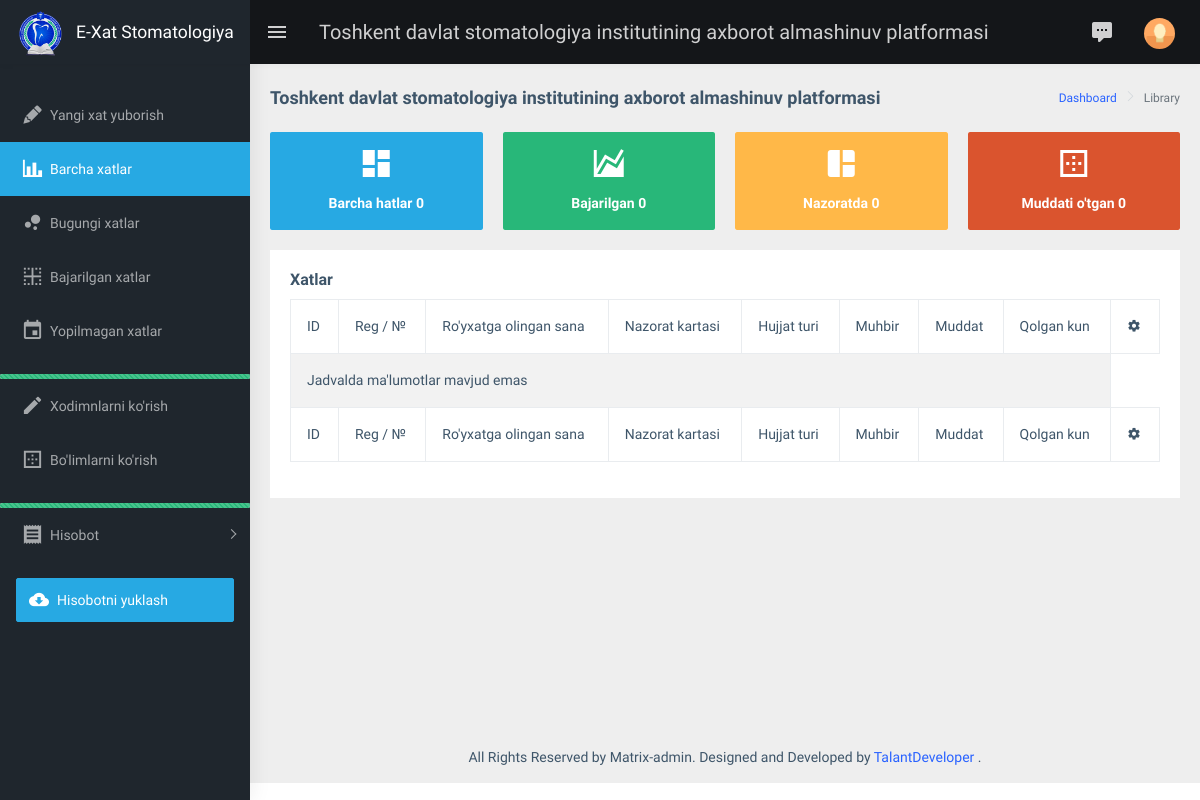
Page /welcome/ (signed in) on the earlier database version.
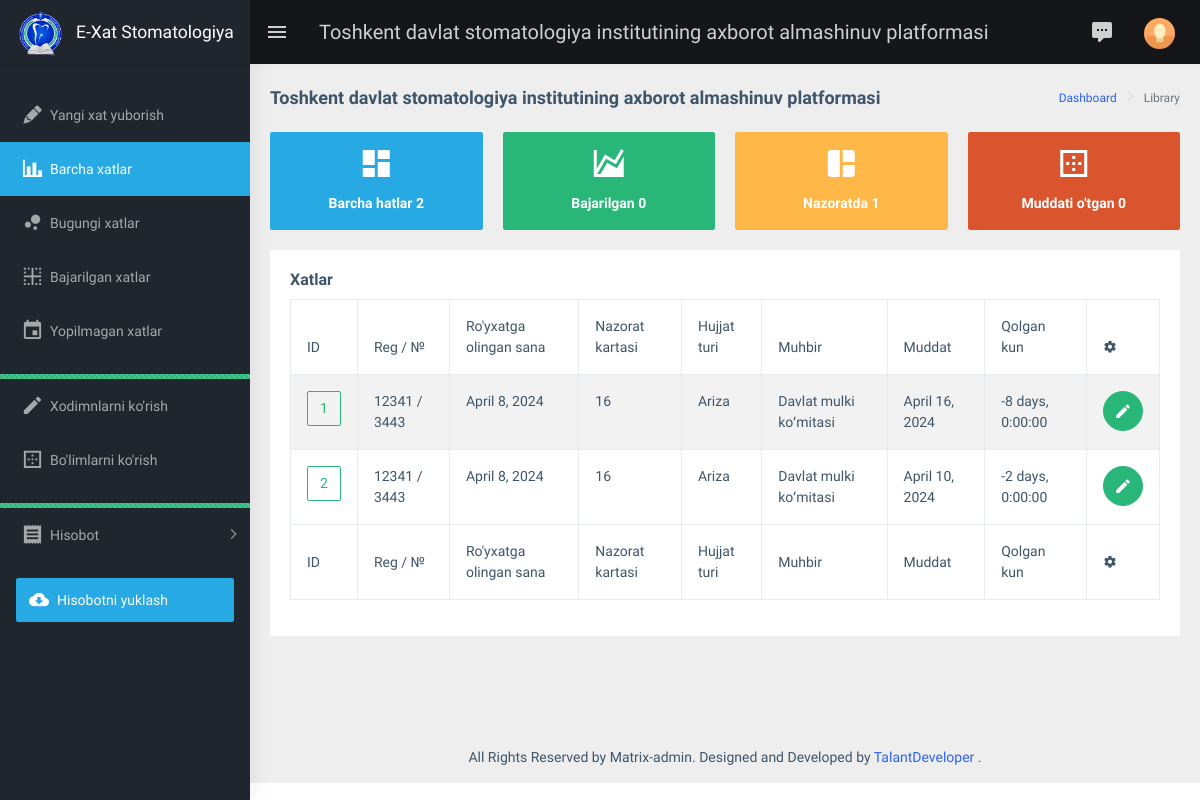
Same page on the later database version.
### main/models.py (models this page shows, shortened)
class Manager(models.Model):
    centers = models.ManyToManyField(Center, verbose_name="Markazlar")
    letter = models.ForeignKey(Letter, on_delete=models.SET_NULL, null=True, verbose_name="Xat")
    check_file = models.ForeignKey(CheckFile, on_delete=models.SET_NULL, null=True, verbose_name="So'rov file")
    control_file = models.ForeignKey(ControlFile, on_delete=models.SET_NULL, null=True, blank=True, verbose_name="Javob file")
    lifetime = models.DateField(verbose_name="Muddat")
    control = models.BooleanField(default=False, verbose_name="Tasdiqlash")
    @property
    def time_on(self):
        day = datetime.now().date() - self.lifetime
        return day
    @property
    def time_off(self):
        if not self.control_file and self.lifetime < datetime.now().date():
            return True
        else:
            return False

class Letter(models.Model):
    control_card = models.ForeignKey(ControlCard, on_delete=models.SET_NULL, null=True, verbose_name="Nazorat Kartasi")
    group = models.ForeignKey(Group, on_delete=models.SET_NULL, null=True, verbose_name="Guruh")
    reporter = models.ForeignKey(Reporter, on_delete=models.SET_NULL, null=True, verbose_name="Muxbir")
    document_type = models.ForeignKey(DocumentType, on_delete=models.SET_NULL, null=True, verbose_name="Hujjat turi")
    registration_date = models.DateField(verbose_name="Ro'yhatga olingan sana")
    registration_number = models.CharField(max_length=150, verbose_name="Ro'yhatga olingan raqam")
    document_number = models.CharField(max_length=150, verbose_name="Hujjat raqami")
    document_date = models.DateField(verbose_name="Hujjat sanasi")
    summary = models.TextField(verbose_name="Xulosa", null=True, blank=True)
    control = models.BooleanField(default=False, verbose_name="Boshqaruv")
    resolution = models.TextField(verbose_name="Rezolutsiya", null=True, blank=True)
    auth_resolution = models.ForeignKey(AuthorResolution, on_delete=models.SET_NULL, null=True,
                                        verbose_name="Qaror muallifi")
    type_solution = models.ForeignKey(TypeSolution, on_delete=models.SET_NULL, null=True, verbose_name="Yechim turi")
    create_at = models.DateTimeField(auto_now_add=True, verbose_name="Yaratilgan vaqt")
    update_at = models.DateTimeField(auto_now=True, verbose_name="O'zgartirilgan vaqt")

class ControlCard(models.Model):  # Тип РКК
    name = models.CharField(max_length=256, verbose_name="Nazorat kartasi turi")
    create_at = models.DateTimeField(auto_now_add=True, verbose_name="Yaratilgan vaqt")
    update_at = models.DateTimeField(auto_now=True, verbose_name="O'zgartirilgan vaqt")
    def __str__(self):
        return f"{self.name}"

class DocumentType(models.Model):  # Тип документа Hujjat turi
    name = models.CharField(max_length=255, verbose_name="Hujjat turi")
    create_at = models.DateTimeField(auto_now_add=True, verbose_name="Yaratilgan vaqt")
    update_at = models.DateTimeField(auto_now=True, verbose_name="O'zgartirilgan vaqt")
    def __str__(self):
        return f"{self.name}"

class Reporter(models.Model):  # Корреспондент Muhbir
    name = models.CharField(max_length=255, verbose_name="Muhbir")
    create_at = models.DateTimeField(auto_now_add=True, verbose_name="Yaratilgan vaqt")
    update_at = models.DateTimeField(auto_now=True, verbose_name="O'zgartirilgan vaqt")
    def __str__(self):
        return f"{self.name}"

### main/views.py (the view)
# urls.py: path('welcome/', views.welcome, name='welcome'),
@login_required
def welcome(request):
    content = content_need(request)
    return render(request, 'main/welcome.html', context=content)

### templates/main/welcome.html (shortened to what this page needs)
{% extends 'base.html' %}
{% block content %}
    <div class="page-wrapper">
        <div class="page-breadcrumb">
            <div class="row">
                <div class="col-12 d-flex no-block align-items-center">
                    <h4 class="page-title">
                        Toshkent davlat stomatologiya institutining axborot almashinuv platformasi
                    </h4>
                    <div class="ms-auto text-end">
                        <nav aria-label="breadcrumb">
                            <ol class="breadcrumb">
                                <li class="breadcrumb-item">
                                    <a href="#">
                                        Dashboard
                                    </a>
                                </li>
                                <li class="breadcrumb-item active" aria-current="page">
                                    Library
                                </li>
                            </ol>
                        </nav>
                    </div>
                </div>
            </div>
        </div>
        <div class="container-fluid">
            <div class="row">
                <div class="col-md-6 col-lg-3 col-xlg-3">
                    <div class="card card-hover">
                        <div class="box bg-cyan text-center">
                            <h1 class="font-light text-white">
                                <i class="mdi mdi-view-dashboard"></i>
                            </h1>
                            <h6 class="text-white">Barcha hatlar {{ jami }}</h6>
                        </div>
                    </div>
                </div>
                <div class="col-md-6 col-lg-3 col-xlg-3">
                    <div class="card card-hover">
                        <div class="box bg-success text-center">
                            <h1 class="font-light text-white">
                                <i class="mdi mdi-chart-areaspline"></i>
                            </h1>
                            <h6 class="text-white">Bajarilgan {{ bajarilgan }}</h6>
                        </div>
                    </div>
                </div>
                <div class="col-md-6 col-lg-3 col-xlg-3">
                    <div class="card card-hover">
                        <div class="box bg-warning text-center">
                            <h1 class="font-light text-white">
                                <i class="mdi mdi-collage"></i>
                            </h1>
                            <h6 class="text-white">Nazoratda {{ nazoratda }}</h6>
                        </div>
                    </div>
                </div>
                <div class="col-md-6 col-lg-3 col-xlg-3">
                    <div class="card card-hover">
                        <div class="box bg-danger text-center">
                            <h1 class="font-light text-white">
                                <i class="mdi mdi-border-outside"></i>
                            </h1>
                            <h6 class="text-white">Muddati o'tgan {{ muddati_utgan }}</h6>
                        </div>
                    </div>
                </div>
            </div>
            <div class="row">
                <div class="col-12">
                    <div class="card">
                        <div class="card-body">
                            <h5 class="card-title">Xatlar</h5>
                            <div class="table-responsive">
                                <table id="zero_config" class="table table-striped table-bordered">
                                    <thead>
                                    <tr>
                                        <th>ID</th>
                                        <th>Reg / №</th>
                                        <th>Ro'yxatga olingan sana</th>
                                        <th>Nazorat kartasi</th>
                                        <th>Hujjat turi</th>
                                        <th>Muhbir</th>
                                        <th>Muddat</th>
                                        <th>Qolgan kun</th>
                                        <th><i class="mdi mdi-settings fs-8"></i></th>
                                    </tr>
                                    </thead>
                                    <tbody>
                                    {% for manager in managers %}
                                        <tr>
                                            <td>
                                                <a href="{% url 'main:manager-view' manager.id %}">
                                                    <span class="btn btn-outline-success d-flex align-items-center justify-content-center ">
                                                        {{ manager.id }}
                                                    </span>
                                                </a>
                                                </td>
                                            <td>{{ manager.letter.registration_number }}
                                                / {{ manager.letter.document_number }}</td>
                                            <td>{{ manager.letter.registration_date }}</td>
                                            <td>{{ manager.letter.control_card }}</td>
                                            <td>{{ manager.letter.document_type }}</td>
                                            <td>{{ manager.letter.reporter }}</td>
                                            <td>{{ manager.lifetime }}</td>
                                            <td>{{ manager.time_on }}</td>
                                            <td>
                                                <a href="{% url 'main:welcome' %}">
                                                    <span class="btn btn-success btn-circle d-flex align-items-center justify-content-center ">
                                                        <i class="mdi mdi-pencil text-white fs-4"></i>
                                                    </span>
                                                </a>
                                            </td>
                                        </tr>
                                    {% empty %}
                                        <td valign="top" colspan="8" class="dataTables_empty">
                                            Jadvalda ma'lumotlar mavjud emas
                                        </td>
                                    {% endfor %}
                                    </tbody>
                                    <tfoot>
                                    <tr>
                                        <th>ID</th>
                                        <th>Reg / №</th>
                                        <th>Ro'yxatga olingan sana</th>
                                        <th>Nazorat kartasi</th>
                                        <th>Hujjat turi</th>
                                        <th>Muhbir</th>
                                        <th>Muddat</th>
                                        <th>Qolgan kun</th>
                                        <th><i class="mdi mdi-settings fs-8"></i></th>
                                    </tr>
                                    </tfoot>
                                </table>
                            </div>
                        </div>
                    </div>
                </div>
            </div>
        </div>
        <footer class="footer text-center">
            All Rights Reserved by Matrix-admin. Designed and Developed by
            <a href="https://www.wrappixel.com">
                TalantDeveloper
            </a>.
        </footer>
    </div>
{% endblock %}

Differences in the rows shown:
added Manager: id "1", letter.registration_number "12341", letter.document_number "3443", letter.registration_date "April 8, 2024", letter.control_card "16", letter.document_type "Ariza", letter.reporter "Davlat mulki koʻmitasi", lifetime "April 16, 2024", time_on "-8 days, 0:00:00"
added Manager: id "2", letter.registration_number "12341", letter.document_number "3443", letter.registration_date "April 8, 2024", letter.control_card "16", letter.document_type "Ariza", letter.reporter "Davlat mulki koʻmitasi", lifetime "April 10, 2024", time_on "-2 days, 0:00:00"
Other differences:
{{ jami }}: "0" → "2"
{{ nazoratda }}: "0" → "1"
text no longer shown: "Jadvalda ma'lumotlar mavjud emas"
